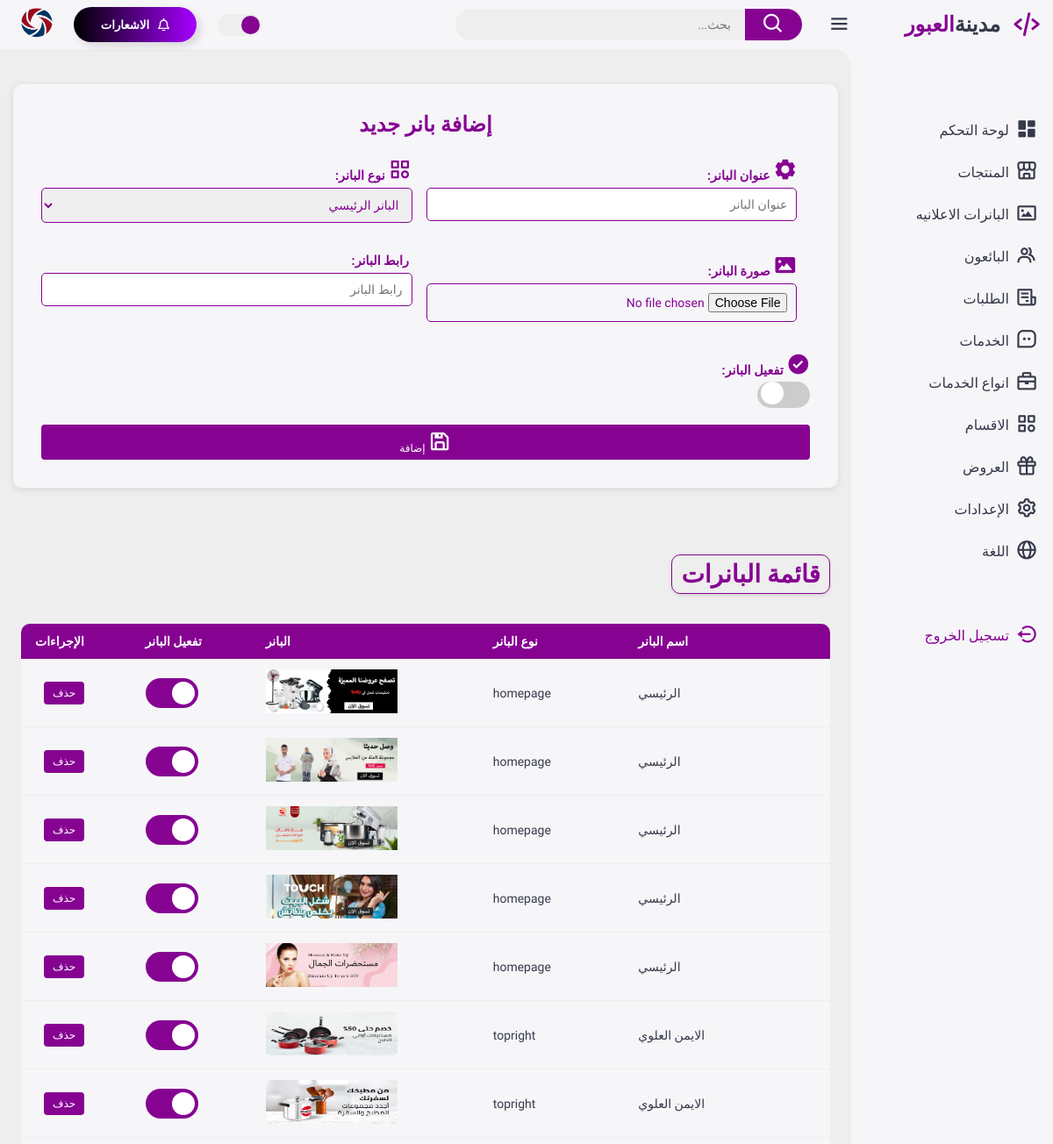
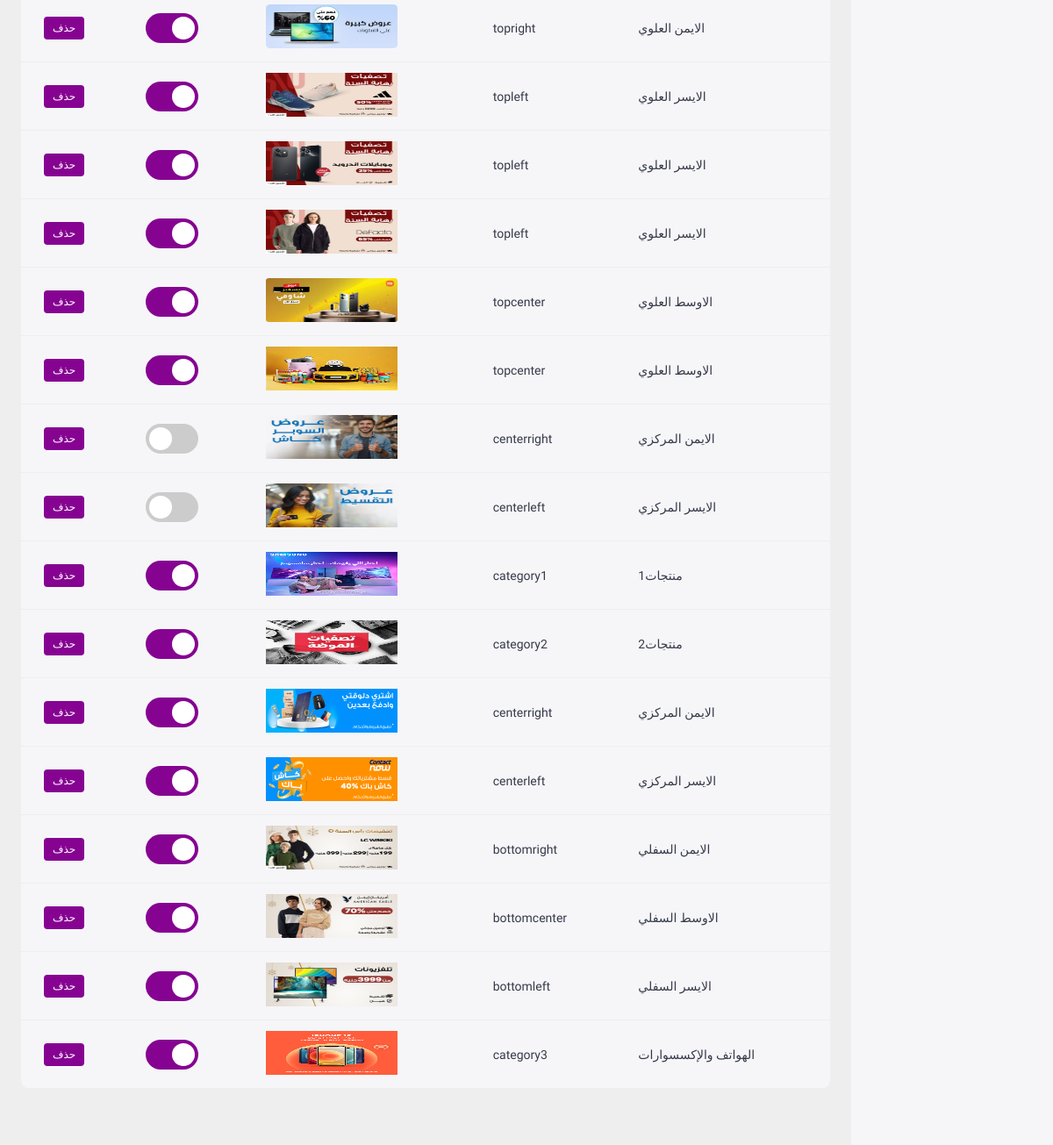
Page /banner on the committed database (2 pictures, top to bottom).
### appobourcity/models.py (models this page shows)
class Banner(db.Model):
    __tablename__ = 'banners'
    id = db.Column(db.Integer, primary_key=True)
    title = db.Column(db.String(255), nullable=False)  # عنوان البنر
    typebanner = db.Column(db.String(255), nullable=False)  # نوع البنر
    image = db.Column(db.String(255), nullable=False)  # مسار صورة البنر
    link = db.Column(db.String(255), nullable=True)  # الرابط عند الضغط على البنر
    is_active = db.Column(db.Boolean, default=False)  # حالة تفعيل البنر

### appobourcity/routes.py (the view, shortened to what this page needs)
@app.route('/banner', methods=['GET', 'POST'])
def banner():
    form = BannerForm()
    banners = Banner.query.all()
    return render_template('banner.html', form=form , banners= banners)

### appobourcity/forms.py
class BannerForm(FlaskForm):
    title = StringField('عنوان البنر', validators=[DataRequired()])
    typebanner = SelectField('نوع البنر', choices=[
        ('homepage', 'البانر الرئيسي'),
        ('topright', 'الايمن العلوي'),
        ('topcenter', 'الاوسط العلوي'),
        ('topleft', 'الايسر العلوي'),
        ('centerright', 'الايمن المركزي'),
        ('centerleft', 'الايسر المركزي'),
        ('category1', 'منتجات1'),
        ('category2', 'منتجات2'),
        ('category3', 'منتجات3'),
        ('category4', 'منتجات4'),
        ('bottomright', 'الايمن السفلي'),
        ('bottomcenter', 'الاوسط السفلي'),
        ('bottomleft', 'الايسر السفلي'),
    ], validators=[DataRequired()])
    image = FileField('صورة البنر', validators=[
        FileRequired(),
        FileAllowed(['jpg', 'jpeg', 'png'], 'الرجاء تحميل صورة بصيغة JPG أو PNG')
    ])
    link = StringField('الرابط', validators=[URL(message='الرجاء إدخال رابط صالح')])
    is_active = BooleanField('نشط')
    submit = SubmitField('إضافة')

### appobourcity/__init__.py (called while the page is built)
@app.before_request
def enable_foreign_keys():
    db.session.execute(text('PRAGMA foreign_keys = ON;'))

### appobourcity/templates/banner.html (shortened to what this page needs)
<!DOCTYPE html>
<html lang="ar">
<head>
    <link href='https://unpkg.com/boxicons@2.1.4/css/boxicons.min.css' rel='stylesheet'>
    <link rel="stylesheet" href="static/css/style.css">
    <link rel="stylesheet" href="static/css/banner.css">
</head>
<body>
<div class="sidebar">
    <a href="dashboard.html" class="logo">
        <i class='bx bx-code-alt'></i>
        <div class="logo-name"><span>مدينة</span>العبور</div>
    </a>
    <ul class="side-menu">
        <li><a href="/dashboard"><i class='bx bxs-dashboard'></i>لوحة التحكم</a></li>
        <li><a href="/products"><i class='bx bx-store-alt'></i>المنتجات</a></li>
        <li><a href="/banner"><i class='bx bx-image'></i>البانرات الاعلانيه</a></li>
        <li><a href="/sellers"><i class='bx bx-group'></i>البائعون</a></li>
        <li><a href="/Orders"><i class='bx bx-receipt'></i>الطلبات</a></li>
        <li><a href="/services"><i class='bx bx-message-square-dots'></i>الخدمات</a></li>
        <li><a href="/Types_of_services"><i class="bx bx-briefcase"></i>انواع الخدمات</a></li>
        <li><a href="/category"><i class='bx bx-category'></i>الاقسام</a></li>
        <li><a href="/offers_admin"><i class='bx bx-gift'></i>العروض</a></li>
        <li><a href="/settings"><i class='bx bx-cog'></i>الإعدادات</a></li>
        <li><a href="#" id="language-toggle"><i class='bx bx-globe'></i>اللغة</a></li>
    </ul>
    <ul class="side-menu">
        <li>
            <a href="admin.html" class="logout">
                <i class='bx bx-log-out-circle'></i>
                تسجيل الخروج
            </a>
        </li>
    </ul>
</div>
    <div class="content">
        <nav>
            <i class='bx bx-menu'></i>
            <form action="#">
                <div class="form-input" style="direction: rtl; display: flex; align-items: center;">
                    <button class="search-btn" type="submit" style="margin-right: 5px;"><i class='bx bx-search'></i></button>
                    <input type="search" placeholder="بحث..." style="text-align: right;">
                </div>
            </form>
            <label for="theme-toggle" class="theme-toggle"></label>
            <a href="/notifications">
                        <button class="button">
                            الاشعارات
                        </button>
                    </a>
            <a href="settings.html" class="profile"><img src="images/logo.png" alt="الملف الشخصي"></a>
        </nav>
        <div class="container">
            <form class="add-service-form" method="POST" enctype="multipart/form-data">
                <h2>إضافة بانر جديد</h2>
                <div class="form-row">
                    <div class="form-group">
                        <label for="title"><i class='bx bxs-cog'></i> عنوان البانر:</label>
                        {{ form.title(class="form-control", placeholder="عنوان البانر") }}
                    </div>
                    <div class="form-group">
                        <label for="typebanner"><i class='bx bx-category'></i> نوع البانر:</label>
                        {{ form.typebanner(class="form-control", placeholder="نوع البانر") }}
                    </div>
                </div>
                <div class="form-row">
                    <div class="form-group">
                        <label for="image"><i class='bx bxs-image'></i> صورة البانر:</label>
                        {{ form.image(class="form-control") }}
                    </div>
                    <div class="form-group">
                        <label for="link"> رابط البانر:</label>
                        {{ form.link(class="form-control", placeholder="رابط البانر") }}
                    </div>
                </div>
                <div class="form-row">
                    <div class="form-group">
                        <label for="is_active"><i class='bx bxs-check-circle'></i> تفعيل البانر:</label>
                        <div class="toggle-switch">
                            <label class="toggle-switch-label" for="is_active"></label>
                        </div>
                    </div>
                </div>
                <button type="submit" class="btn btn-primary full-width">
                    <i class='bx bx-save'></i> {{ form.submit.label }}
                </button>
            </form>
        </div>
<main class="services-page">
    <div class="header">
        <div class="title-box">
            <h1>قائمة البانرات</h1>
        </div>
    </div>
    <div class="recent-services">
        <table class="services-table">
            <thead>
                <tr>
                    <th>اسم البانر</th>
                    <th>نوع البانر</th>
                    <th>البانر</th>
                    <th>تفعيل البانر</th>
                    <th>الإجراءات</th>
                </tr>
            </thead>
            <tbody id="servicesTableBody">
                {% for banners in banners %}
                <tr data-id="1">
                    <td>{{ banners.title }}</td>
                    <td>{{ banners.typebanner }}</td>
                    <td><img style="height:50px;width:150px;" src="static/uploads/banners/{{ banners.image }}"></td>
                    <td class="text-center">
                        <div class="toggle-switch">
                            <label class="toggle-switch-label" for="toggle-{{ banners.id }}"></label>
                        </div>
                    </td>
                    <td>
                        <a href="{{ url_for('delete_banner', id=banners.id) }}" class="btn btn-danger btn-sm" onclick="return confirm('هل أنت متأكد أنك تريد حذف هذه البانر؟')">حذف</a>
                    </td>
                </tr>
                {% endfor %}
            </tbody>
        </table>
    </div>
</main>
</body>
</html>

### appobourcity/static/css/style.css (style rules this page uses)
:root { --light: #f6f6f9; --primary: #860392; --light-primary: #2E073F; --grey: #eee; --dark-grey: #860392; --dark: #363949; --danger: #860392; --light-danger: #FECDD3; --warning: #FBC02D; --light-warning: #FFF2C6; --success: #860392; --light-success: #a600ff; }
* { margin: 0; padding: 0; box-sizing: border-box; font-family: 'Cairo', sans-serif; }
.bx { font-size: 1.7rem; }
a { text-decoration: none; }
li { list-style: none; }
html { overflow-x: hidden; }
body { background: var(--grey); overflow-x: hidden; direction: rtl; }
.sidebar { position: fixed; top: 0; right: 0; background: var(--light); width: 230px; height: 100%; z-index: 2000; overflow-x: hidden; scrollbar-width: none; transition: all 0.3s ease; }
.sidebar .logo { font-size: 24px; font-weight: 700; height: 56px; display: flex; align-items: center; color: var(--primary); z-index: 500; padding-bottom: 20px; box-sizing: content-box; }
.sidebar .logo .logo-name span { color: var(--dark); }
.sidebar .logo .bx { min-width: 60px; display: flex; justify-content: center; font-size: 2.2rem; }
.sidebar .side-menu { width: 100%; margin-top: 48px; }
.sidebar .side-menu li { height: 48px; background: transparent; margin-right: 6px; border-radius: 48px 0 0 48px; padding: 4px; }
.sidebar .side-menu li a { width: 100%; height: 100%; background: var(--light); display: flex; align-items: center; border-radius: 48px; font-size: 16px; color: var(--dark); white-space: nowrap; overflow-x: hidden; transition: all 0.3s ease; }
.sidebar .side-menu li a .bx { min-width: calc(60px - ((4px + 6px) * 2)); display: flex; font-size: 1.6rem; justify-content: center; }
.sidebar .side-menu li a.logout { color: var(--danger); }
.content { position: relative; width: calc(100% - 230px); right: 230px; transition: all 0.3s ease; }
.content nav { height: 56px; background: var(--light); padding: 0 0 0 24px; display: flex; align-items: center; grid-gap: 24px; position: sticky; top: 0; right: 0; z-index: 1000; }
.content nav::before { content: ""; position: absolute; width: 40px; height: 40px; bottom: -40px; right: 0; border-radius: 50%; box-shadow: 20px -20px 0 var(--light); }
.content nav a { color: var(--dark); }
.content nav .bx.bx-menu { cursor: pointer; color: var(--dark); }
.content nav form { max-width: 400px; width: 100%; margin-left: auto; }
.content nav form .form-input { display: flex; align-items: center; height: 36px; }
.content nav form .form-input input { flex-grow: 1; padding: 0 16px; height: 100%; border: none; background: var(--grey); border-radius: 36px 0 0 36px; outline: none; width: 100%; color: var(--dark); }
.content nav form .form-input button { width: 80px; height: 100%; display: flex; justify-content: center; align-items: center; background: var(--primary); color: var(--light); font-size: 18px; border: none; outline: none; border-radius: 0 36px 36px 0; cursor: pointer; }
.content nav .profile img { width: 36px; height: 36px; object-fit: cover; border-radius: 50%; }
.content nav .theme-toggle { display: block; min-width: 50px; height: 25px; background: var(--grey); cursor: pointer; position: relative; border-radius: 25px; }
.content nav .theme-toggle::before { content: ""; position: absolute; top: 2px; right: 2px; bottom: 2px; width: calc(25px - 4px); background: var(--primary); border-radius: 50%; transition: all 0.3s ease; }
.content main { width: 100%; padding: 36px 24px; max-height: calc(100vh - 56px); }
.content main .header { display: flex; align-items: center; justify-content: space-between; grid-gap: 16px; flex-wrap: wrap; }
.button { width: 140px; height: 40px; display: flex; align-items: center; justify-content: center; gap: 10px; background: linear-gradient(to left,#a600ff,#000000); border-radius: 30px; color: rgb(255, 255, 255); font-weight: 600; border: none; position: relative; cursor: pointer; transition-duration: .2s; box-shadow: 5px 5px 10px rgba(0, 0, 0, 0.116); }
.bell { width: 13px; }
.theme-toggle { position: relative; display: inline-block; width: 50px; height: 28px; }

### rows in the picture
Banner: title "الرئيسي", typebanner "homepage", image (picture)
Banner: title "الرئيسي", typebanner "homepage", image (picture)
Banner: title "الرئيسي", typebanner "homepage", image (picture)
Banner: title "الرئيسي", typebanner "homepage", image (picture)
Banner: title "الرئيسي", typebanner "homepage", image (picture)
Banner: title "الايمن العلوي", typebanner "topright", image (picture)
Banner: title "الايمن العلوي", typebanner "topright", image (picture)
Banner: title "الايمن العلوي", typebanner "topright", image (picture)
Banner: title "الايسر العلوي", typebanner "topleft", image (picture)
Banner: title "الايسر العلوي", typebanner "topleft", image (picture)
Banner: title "الايسر العلوي", typebanner "topleft", image (picture)
Banner: title "الاوسط العلوي", typebanner "topcenter", image (picture)
Banner: title "الاوسط العلوي", typebanner "topcenter", image (picture)
Banner: title "الايمن المركزي", typebanner "centerright", image (picture)
Banner: title "الايسر المركزي", typebanner "centerleft", image (picture)
Banner: title "منتجات1", typebanner "category1", image (picture)
Banner: title "منتجات2", typebanner "category2", image (picture)
Banner: title "الايمن المركزي", typebanner "centerright", image (picture)
Banner: title "الايسر المركزي", typebanner "centerleft", image (picture)
Banner: title "الايمن السفلي", typebanner "bottomright", image (picture)
Banner: title "الاوسط السفلي", typebanner "bottomcenter", image (picture)
Banner: title "الايسر السفلي", typebanner "bottomleft", image (picture)
Banner: title "الهواتف والإكسسوارات", typebanner "category3", image (picture)
